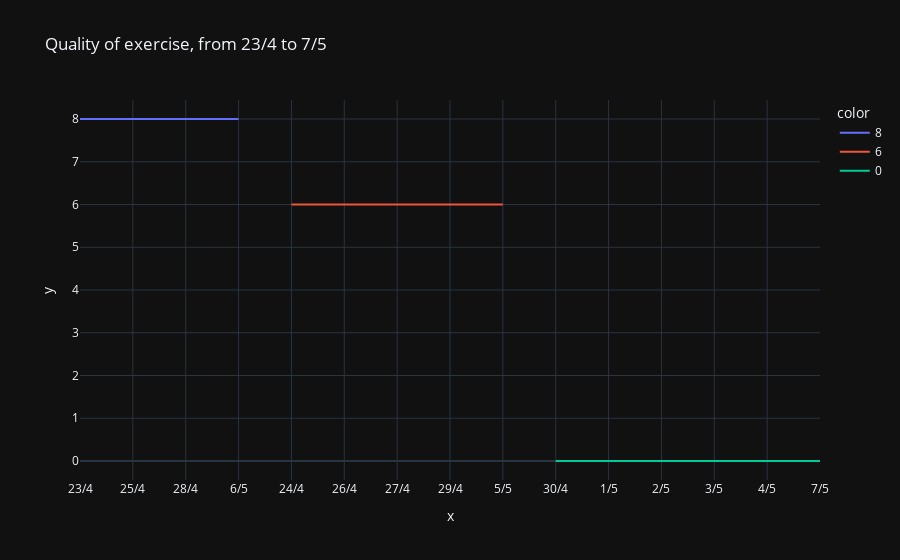
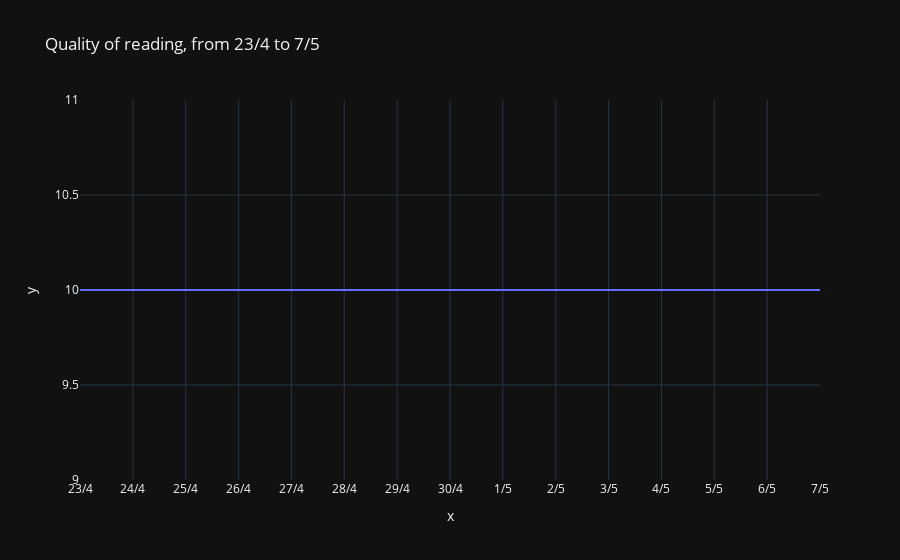

The code cell stored with these charts, in order, in its notebook:
### Code cell
import pandas as pd
from random import randint
import plotly.express as px

df = pd.read_csv("index.csv")
exercise = df.iloc[1][1:]
reading = df.iloc[6][1:]
columns = df.columns[1:]
evalues = [8,6,8,6,6,8,6,0,0,0,0,0,6,8,0]
px.line(x=columns, y=exercise, color=evalues, title="Quality of exercise, from 23/4 to 7/5", template="plotly_dark").show()
px.line(x=columns, y=reading, title="Quality of reading, from 23/4 to 7/5", template="plotly_dark").show()

### Figure 1 — Plotly figure (JSON) as saved in the notebook; plotly's stock layout.template omitted (floating-point values rounded to 4 significant figures)
{"data": [{"hovertemplate": "color=8<br>x=%{x}<br>y=%{y}<extra></extra>", "legendgroup": "8", "line": {"color": "#636efa", "dash": "solid"}, "marker": {"symbol": "circle"}, "mode": "lines", "name": "8", "orientation": "v", "showlegend": true, "type": "scatter", "x": ["23/4", "25/4", "28/4", "6/5"], "xaxis": "x", "y": [8, 8, 8, 8], "yaxis": "y"}, {"hovertemplate": "color=6<br>x=%{x}<br>y=%{y}<extra></extra>", "legendgroup": "6", "line": {"color": "#EF553B", "dash": "solid"}, "marker": {"symbol": "circle"}, "mode": "lines", "name": "6", "orientation": "v", "showlegend": true, "type": "scatter", "x": ["24/4", "26/4", "27/4", "29/4", "5/5"], "xaxis": "x", "y": [6, 6, 6, 6, 6], "yaxis": "y"}, {"hovertemplate": "color=0<br>x=%{x}<br>y=%{y}<extra></extra>", "legendgroup": "0", "line": {"color": "#00cc96", "dash": "solid"}, "marker": {"symbol": "circle"}, "mode": "lines", "name": "0", "orientation": "v", "showlegend": true, "type": "scatter", "x": ["30/4", "1/5", "2/5", "3/5", "4/5", "7/5"], "xaxis": "x", "y": [0, 0, 0, 0, 0, 0], "yaxis": "y"}], "layout": {"legend": {"title": {"text": "color"}, "tracegroupgap": 0}, "title": {"text": "Quality of exercise, from 23/4 to 7/5"}, "xaxis": {"anchor": "y", "domain": [0, 1], "title": {"text": "x"}}, "yaxis": {"anchor": "x", "domain": [0, 1], "title": {"text": "y"}}}}

### Figure 2 — Plotly figure (JSON) as saved in the notebook; plotly's stock layout.template omitted (floating-point values rounded to 4 significant figures)
{"data": [{"hovertemplate": "x=%{x}<br>y=%{y}<extra></extra>", "legendgroup": "", "line": {"color": "#636efa", "dash": "solid"}, "marker": {"symbol": "circle"}, "mode": "lines", "name": "", "orientation": "v", "showlegend": false, "type": "scatter", "x": ["23/4", "24/4", "25/4", "26/4", "27/4", "28/4", "29/4", "30/4", "1/5", "2/5", "3/5", "4/5", "5/5", "6/5", "7/5"], "xaxis": "x", "y": [10, 10, 10, 10, 10, 10, 10, 10, 10, 10, 10, 10, 10, 10, 10], "yaxis": "y"}], "layout": {"legend": {"tracegroupgap": 0}, "title": {"text": "Quality of reading, from 23/4 to 7/5"}, "xaxis": {"anchor": "y", "domain": [0, 1], "title": {"text": "x"}}, "yaxis": {"anchor": "x", "domain": [0, 1], "title": {"text": "y"}}}}
